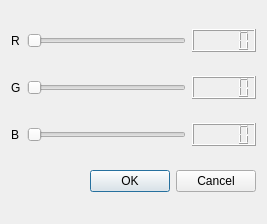
<?xml version="1.0" encoding="UTF-8"?>
<ui version="4.0">
 <class>DialogRgb</class>
 <widget class="QDialog" name="DialogRgb">
  <property name="geometry">
   <rect>
    <x>0</x>
    <y>0</y>
    <width>267</width>
    <height>224</height>
   </rect>
  </property>
  <property name="windowTitle">
   <string>Dialog</string>
  </property>
  <layout class="QGridLayout" name="gridLayout">
   <item row="0" column="0">
    <widget class="QLabel" name="label">
     <property name="text">
      <string>R</string>
     </property>
    </widget>
   </item>
   <item row="0" column="1">
    <widget class="QSlider" name="horizontalSliderR">
     <property name="orientation">
      <enum>Qt::Horizontal</enum>
     </property>
    </widget>
   </item>
   <item row="0" column="2">
    <widget class="QLCDNumber" name="lcdNumber"/>
   </item>
   <item row="1" column="0">
    <widget class="QLabel" name="label_2">
     <property name="text">
      <string>G</string>
     </property>
    </widget>
   </item>
   <item row="1" column="1">
    <widget class="QSlider" name="horizontalSliderG">
     <property name="orientation">
      <enum>Qt::Horizontal</enum>
     </property>
    </widget>
   </item>
   <item row="1" column="2">
    <widget class="QLCDNumber" name="lcdNumber_2"/>
   </item>
   <item row="2" column="0">
    <widget class="QLabel" name="label_3">
     <property name="text">
      <string>B</string>
     </property>
    </widget>
   </item>
   <item row="2" column="1">
    <widget class="QSlider" name="horizontalSliderB">
     <property name="orientation">
      <enum>Qt::Horizontal</enum>
     </property>
    </widget>
   </item>
   <item row="2" column="2">
    <widget class="QLCDNumber" name="lcdNumber_3"/>
   </item>
   <item row="3" column="0" colspan="3">
    <widget class="QDialogButtonBox" name="buttonBox">
     <property name="orientation">
      <enum>Qt::Horizontal</enum>
     </property>
     <property name="standardButtons">
      <set>QDialogButtonBox::Cancel|QDialogButtonBox::Ok</set>
     </property>
    </widget>
   </item>
  </layout>
 </widget>
 <resources/>
 <connections>
  <connection>
   <sender>buttonBox</sender>
   <signal>accepted()</signal>
   <receiver>DialogRgb</receiver>
   <slot>accept()</slot>
   <hints>
    <hint type="sourcelabel">
     <x>248</x>
     <y>254</y>
    </hint>
    <hint type="destinationlabel">
     <x>157</x>
     <y>274</y>
    </hint>
   </hints>
  </connection>
  <connection>
   <sender>buttonBox</sender>
   <signal>rejected()</signal>
   <receiver>DialogRgb</receiver>
   <slot>reject()</slot>
   <hints>
    <hint type="sourcelabel">
     <x>316</x>
     <y>260</y>
    </hint>
    <hint type="destinationlabel">
     <x>286</x>
     <y>274</y>
    </hint>
   </hints>
  </connection>
 </connections>
</ui>
